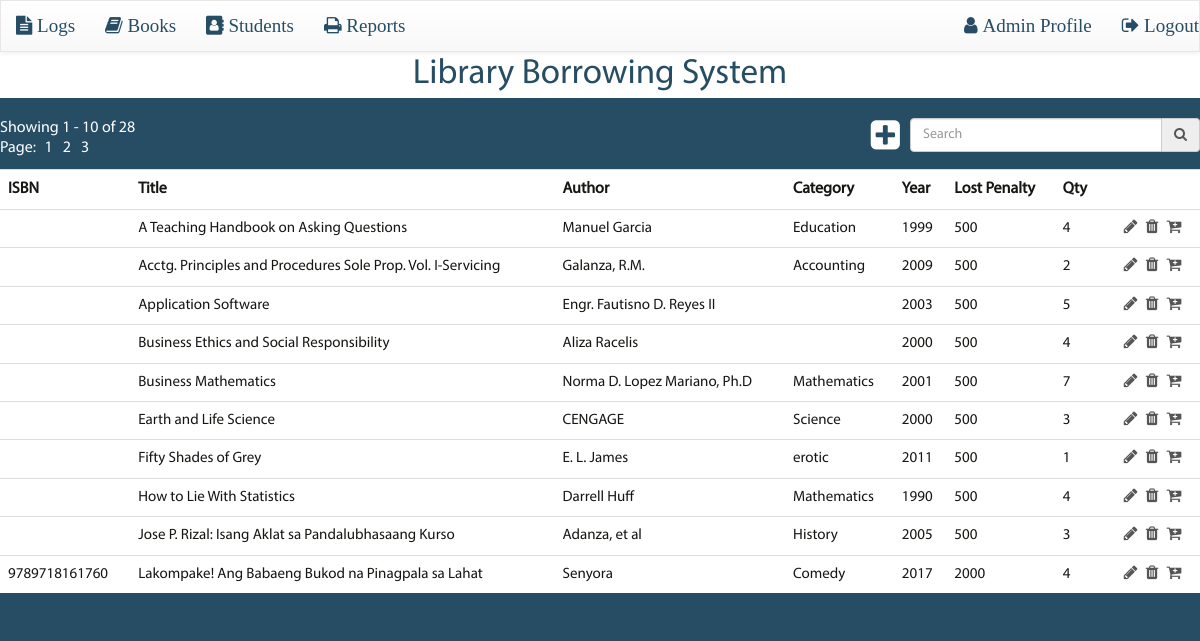
The app's page /books.php (signed in) with its own data.
### tables this page shows
CREATE TABLE `books` (
  `book_id` int(6) unsigned NOT NULL AUTO_INCREMENT,
  `isbn` varchar(20) DEFAULT NULL,
  `title` varchar(255) NOT NULL,
  `author` varchar(100) DEFAULT NULL,
  `genre` varchar(20) DEFAULT NULL,
  `year` int(4) DEFAULT NULL,
  `price` decimal(10,0) DEFAULT NULL,
  `qty` int(6) unsigned DEFAULT NULL,
  PRIMARY KEY (`book_id`),
  UNIQUE KEY `unique_isbn` (`isbn`)
);

### functions.inc.php (called while the page is built, shortened)
<?php
function verify_session() {
    if (isset($_SESSION['logged_in'])) {
        $user_role = $_SESSION['user_role'];
        if ($user_role == 'admin') {
            $admin = true;
        }
        elseif ($user_role == 'student') {
            $student = true;
        }
    }
    else {
        header('location: login.php');
        die();
    }
}
?>

### books.php (the view, shortened to what this page needs)
<?php
require_once('config.inc.php');
require_once('functions.inc.php');
$pdo = connect();
$offset = 0;
$count = 10;
$search = '';
try {
    $query_books = "SELECT * FROM books
                    WHERE
                    title LIKE :title OR
                    author LIKE :author OR
                    genre LIKE :genre OR
                    year LIKE :year OR
                    isbn LIKE :isbn
                    ORDER BY title, author, year DESC, genre";
    $books = $pdo->prepare($query_books);
    $books->bindValue(':title', "%$search%", PDO::PARAM_STR);
    $books->bindValue(':author', "%$search%", PDO::PARAM_STR);
    $books->bindValue(':genre', "%$search%", PDO::PARAM_STR);
    $books->bindValue(':year', "%$search%", PDO::PARAM_STR);
    $books->bindValue(':isbn', "%$search%", PDO::PARAM_STR);
    $query_limit_books = "SELECT * FROM books
                          WHERE
                          title LIKE :title OR
                          author LIKE :author OR
                          genre LIKE :genre OR
                          year LIKE :year OR
                          isbn LIKE :isbn
                          ORDER BY title, author, year DESC, genre
                          LIMIT :offset, :count";
    $limit_books = $pdo->prepare($query_limit_books);
    $limit_books->bindValue(':title', "%$search%", PDO::PARAM_STR);
    $limit_books->bindValue(':author', "%$search%", PDO::PARAM_STR);
    $limit_books->bindValue(':genre', "%$search%", PDO::PARAM_STR);
    $limit_books->bindValue(':year', "%$search%", PDO::PARAM_STR);
    $limit_books->bindValue(':isbn', "%$search%", PDO::PARAM_STR);
    $limit_books->bindValue(':offset', $offset, PDO::PARAM_INT);
    $limit_books->bindValue(':count', $count, PDO::PARAM_INT);
    $books->execute();
    $num_books = $books->rowCount();
    $limit_books->execute();
    $rows_limit_books = $limit_books->fetchAll(PDO::FETCH_ASSOC);
    $total_pages = ceil($num_books / $count);
}
catch(PDOException $e) {
    echo 'PDOException : '.$e->getMessage();
}
?>
<!DOCTYPE html>
<html lang="en">
<head>
    <?php require_once('styles.inc.php'); ?>
</head>
<body id="page-books" class="<?php echo $user_role; ?>">
    <?php include_once('header.inc.php'); ?>
    <div id="container">
        <div class="wrap">
            <div id="table-head-bar">
                <div class="pagination">
                    <?php
                    $low_offset = $offset + 1;
                    $high_offset = $offset + $count;
                    if ($num_books >= 1) {
                        echo 'Showing '.$low_offset.' - '.$high_offset.' of '.$num_books.'<br>';
                        echo 'Page: ';
                        for ($i=1; $i<=$total_pages; $i++) {
                            echo '<a href="'.$php_self.'?search='.$search.'&page='.$i.'">'.$i.'</a>';
                        }
                    }
                    ?>
                </div>
                <div id="search-wrap">
                    <?php if ($admin): ?>
                        <a class="fa fa-plus-square add-book" href="add-book.php"></a>
                    <?php endif; ?>
                    <form id="search-form" action="<?php echo $php_self; ?>" method="get">
                        <div class="input-group">
                            <input type="text" class="form-control" id="search" name="search" placeholder="Search">
                            <div class="input-group-addon"><i class="fa fa-search"></i></div>
                        </div>
                    </form>
                </div>
            </div>
            <div id="books-wrap" class="table-responsive">
                <table id="books" class="table table-hover">
                    <tr>
                        <th>ISBN</th>
                        <th>Title</th>
                        <th>Author</th>
                        <th>Category</th>
                        <th>Year</th>
                        <th>Lost Penalty</th>
                        <th>Qty</th>
                        <?php if ($admin): ?>
                            <th>&nbsp;</th>
                        <?php endif; ?>
                    </tr>
                    <?php
                    foreach($rows_limit_books as $row):
                        $book_id = $row['book_id'];
                        $title = $row['title'];
                        $author = $row['author'];
                        $genre = $row['genre'];
                        $year = $row['year'];
                        $isbn = $row['isbn'];
                        $price = $row['price'];
                        $qty = $row['qty'];
                    ?>
                    <tr id="book-id-<?php echo $book_id; ?>" class="book-row">
                        <td>
                            <span class="isbn row-col-data"><?php echo $isbn; ?></span>
                        </td>
                        <td>
                            <span class="title row-col-data"><?php echo $title; ?></span>
                        </td>
                        <td>
                            <span class="author row-col-data"><?php echo $author; ?></span>
                        </td>
                        <td>
                            <span class="genre row-col-data"><?php echo $genre; ?></span>
                        </td>
                        <td>
                            <span class="year row-col-data"><?php echo $year; ?></span>
                        </td>
                        <td>
                            <span class="price row-col-data"><?php echo $price; ?></span>
                        </td>
                        <td>
                            <span class="qty row-col-data"><?php echo $qty; ?></span>
                        </td>
                        <?php if ($admin): ?>
                            <td class="action">
                                <a class="fa fa-pencil edit-book" href="#"></a>
                                <a class="fa fa-trash delete-book" href="#"></a>
                                <a class="fa fa-cart-plus borrow-book" title="Borrow" href="add-log.php?book_id=<?php echo $book_id; ?>"></a>
                            </td>
                        <?php endif; ?>
                    </tr>
                    <?php endforeach; ?>
                </table>
            </div>
        </div>
    </div>
</body>
</html>

### css/style.css (style rules this page uses)
html { font-size: 16px; font-size: 62.5%; }
body { font-family: 'Myriad Pro', Arial, Helvetica, sans-serif; font-size: 16px; font-size: 1.6rem; font-weight: 400; line-height: 1.3; background-repeat: no-repeat; background-position: center top; background-size: cover; color: #ffffff; background-color: #274D64; }
a { color: #ffffff; }
.wrap { width: 100%; margin: 0 auto; padding: 20px 0; }
.wrap:after, .navbar-wrap:after { content: ""; display: table; clear: both; }
#table-head-bar:after { content: ""; display: table; clear: both; }
.pagination { margin: 0; }
.pagination a { display: inline-block; padding: 0 5px; }
#search-wrap:after { content: ""; display: table; clear: both; }
#search-wrap .add-log, #search-wrap .add-book, #search-wrap .add-student, #search-wrap .generate-report { font-size: 34px; display: block; float: left; }
#search-wrap #search-form { float: left; margin-left: 10px; }
#search-wrap .input-group { width: 290px; }
.table-responsive { border: none; color:; }
.table { width: 100%; color: #555555; background-color: #ffffff; margin-top: 10px; margin-bottom: 0; }
.table a, .table a:hover { color: #555555; }
.table th, td { padding: 2px 8px; line-height: 1; }
.table th { color: #161713; padding: 4px 8px; font-size: 16px; }
.table td, .table .form-control { color: #161713; font-size: 15.5px; font-size: 1.5rem; }
.table .action { text-align: center; vertical-align: middle; width: 100px; }
.table .action .fa { margin-left: 5px; font-size: 16px; font-size: 1.6rem; }

### css/media.css (style rules this page uses)
@media (min-width: 768px) { #table-head-bar .pagination { float: left; } }
@media (min-width: 768px) { #table-head-bar #search-wrap { float: right; } }
@media (min-width: 768px) { #table-head-bar input { display: inline-block; } }
@media (min-width: 1200px) { .wrap, .navbar-wrap { max-width: 1200px; } }

### records on screen
books: title "A Teaching Handbook on Asking Questions", author "Manuel Garcia", genre "Education", year "1999", price "500", qty "4"
books: title "Acctg. Principles and Procedures Sole Prop. Vol. I-Servicing", author "Galanza, R.M.", genre "Accounting", year "2009", price "500", qty "2"
books: title "Application Software", author "Engr. Fautisno D. Reyes II", year "2003", price "500", qty "5"
books: title "Business Ethics and Social Responsibility", author "Aliza Racelis", year "2000", price "500", qty "4"
books: title "Business Mathematics", author "Norma D. Lopez Mariano, Ph.D", genre "Mathematics", year "2001", price "500", qty "7"
books: title "Earth and Life Science", author "CENGAGE", genre "Science", year "2000", price "500", qty "3"
books: title "Fifty Shades of Grey", author "E. L. James", genre "erotic", year "2011", price "500", qty "1"
books: title "How to Lie With Statistics", author "Darrell Huff", genre "Mathematics", year "1990", price "500", qty "4"
books: title "Jose P. Rizal: Isang Aklat sa Pandalubhasaang Kurso", author "Adanza, et al", genre "History", year "2005", price "500", qty "3"
books: isbn "9789718161760", title "Lakompake! Ang Babaeng Bukod na Pinagpala sa Lahat", author "Senyora", genre "Comedy", year "2017", price "2000", qty "4"

### other values on screen
$low_offset "1"
$high_offset "10"
$num_books "28"
